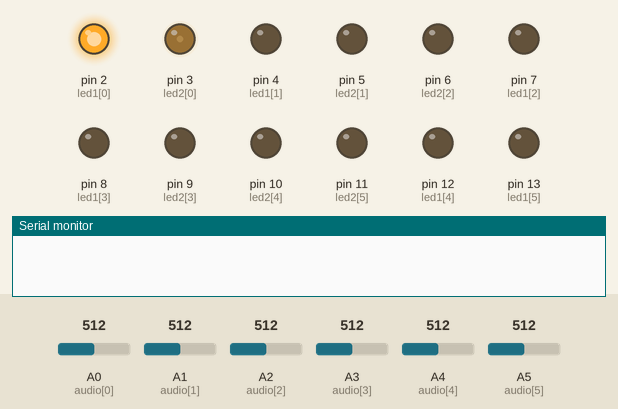
The sketch below on a simulated Arduino Uno, built with avr-gcc and run on an emulated ATmega328P. Parts: output pins drawn as LEDs (lit = HIGH), the last lines printed to the serial monitor. The inputs (shaded band) are chosen by the test bench; at power-on: A0 (audio[0]) = 512, A1 (audio[1]) = 512, A2 (audio[2]) = 512, A3 (audio[3]) = 512, A4 (audio[4]) = 512, A5 (audio[5]) = 512.

Above: at 0.05 s.
At 0.2 s:
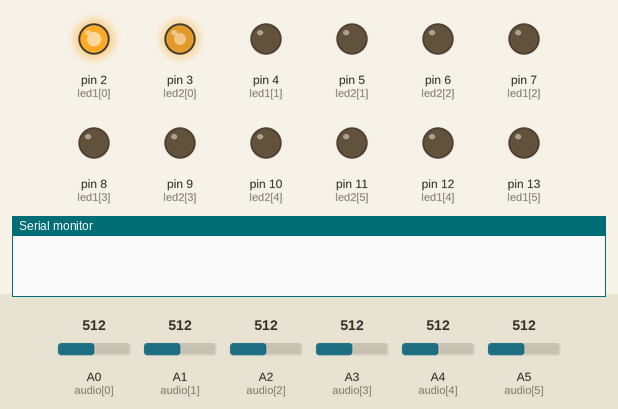
At 0.4 s:
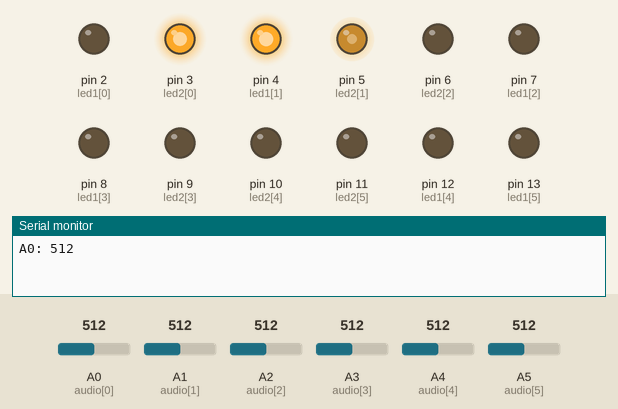
At 0.75 s:
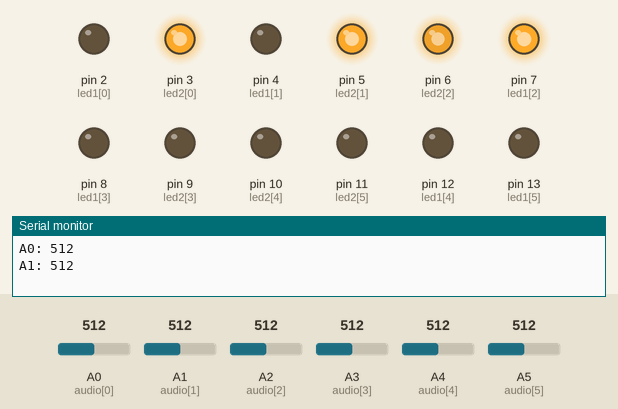
At 1.1 s:
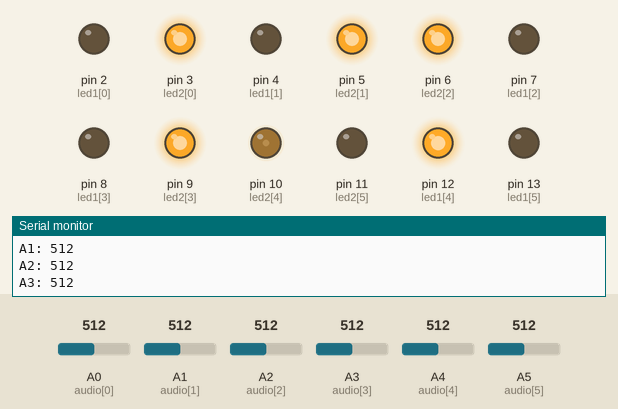
At 1.5 s:
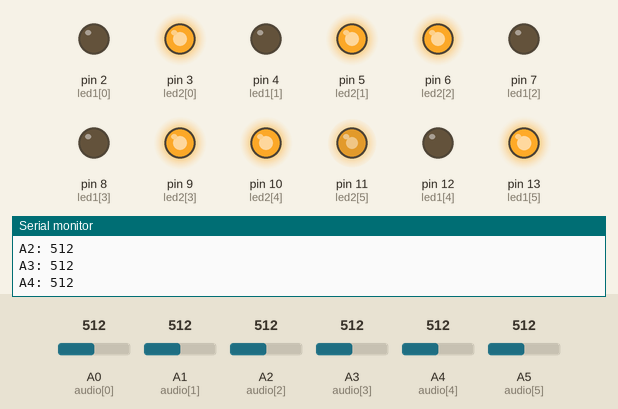
Timing chart, 0 to 3.6 s (numbered marks = the images above):
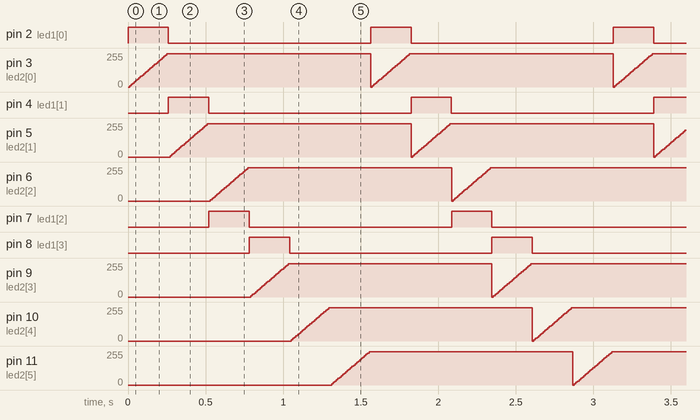

Measured:
- by itself, pin 2 (led1[0]), pin 4 (led1[1]), pin 7 (led1[2]), pin 8 (led1[3]), pin 12 (led1[4]), pin 13 (led1[5]): alternates HIGH for 0.26 s and LOW for 1.3 s
- by itself, pin 3 (led2[0]), pin 5 (led2[1]), pin 6 (led2[2]), pin 9 (led2[3]), pin 10 (led2[4]), pin 11 (led2[5]): ramps from 0/255 to 250/255 and jumps back, once every 1.6 s

The sketch:

arduinoTest.ino
```cpp
/*  Test suite for testing an Arduino
 *  =================================
 *  POWER
 *  -----
 *  1. Plug in a 12v powersupply into the barrel jack
 *  2. Multimeter the 5v and GND pins, if you get anything higher than 5v +/- 0.5v, it is dead, throw out
 *
 *  I/O PINS
 *  --------
 *  1. Test an LED- every ~ pin, will fade on and off
 *  2. Test an LED on every digital pin
 *  3. Test an Audio sensor on every analog pin
 */

const int led1[] = {2,4,7,8,12,13}; //Digital Pin test
const int audio[] = {A0,A1,A2,A3,A4,A5}; //Analog Pin test
const int led2[] = {3,5,6,9,10,11}; //~ PWM pin

void setup() {
  // put your setup code here, to run once:
  for(int i = 0; i < 6; i++){
    pinMode(led1[i], OUTPUT);
    pinMode(audio[i], INPUT);
    pinMode(led2[i], OUTPUT);
  }
  Serial.begin(9600);
}

void loop() {
  for(int i = 0; i < 6; i++){
    digitalWrite(led1[i], HIGH);
    fade(i);
    digitalWrite(led1[i], LOW);
    audioTest(i);
  }
}
void audioTest(int pin){
  int val = analogRead(audio[pin]);
  char text[50];
  sprintf(text, "A%d: %d", pin, val);
  Serial.println(text);
}
void fade(int pin){
  int count = 0;
  while(count < 255){
    analogWrite(led2[pin], count);
    count += 10;
    delay(10);
  }
}
```
